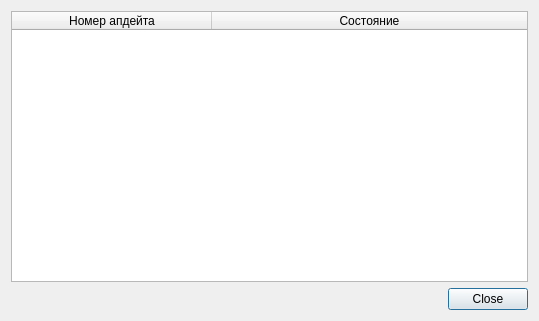
<?xml version="1.0" encoding="UTF-8"?>
<ui version="4.0">
 <class>UpdatesCheckerDialog</class>
 <widget class="QDialog" name="UpdatesCheckerDialog">
  <property name="geometry">
   <rect>
    <x>0</x>
    <y>0</y>
    <width>539</width>
    <height>321</height>
   </rect>
  </property>
  <property name="windowTitle">
   <string>Список апдейтов</string>
  </property>
  <layout class="QVBoxLayout" name="verticalLayout">
   <item>
    <widget class="QTableWidget" name="table">
     <property name="alternatingRowColors">
      <bool>true</bool>
     </property>
     <property name="selectionBehavior">
      <enum>QAbstractItemView::SelectRows</enum>
     </property>
     <property name="verticalScrollMode">
      <enum>QAbstractItemView::ScrollPerPixel</enum>
     </property>
     <property name="horizontalScrollMode">
      <enum>QAbstractItemView::ScrollPerPixel</enum>
     </property>
     <property name="sortingEnabled">
      <bool>true</bool>
     </property>
     <property name="columnCount">
      <number>2</number>
     </property>
     <attribute name="horizontalHeaderDefaultSectionSize">
      <number>200</number>
     </attribute>
     <attribute name="horizontalHeaderStretchLastSection">
      <bool>true</bool>
     </attribute>
     <attribute name="verticalHeaderVisible">
      <bool>false</bool>
     </attribute>
     <column>
      <property name="text">
       <string>Номер апдейта</string>
      </property>
     </column>
     <column>
      <property name="text">
       <string>Состояние</string>
      </property>
     </column>
    </widget>
   </item>
   <item>
    <widget class="QDialogButtonBox" name="buttonBox">
     <property name="orientation">
      <enum>Qt::Horizontal</enum>
     </property>
     <property name="standardButtons">
      <set>QDialogButtonBox::Close</set>
     </property>
    </widget>
   </item>
  </layout>
 </widget>
 <resources/>
 <connections/>
</ui>
